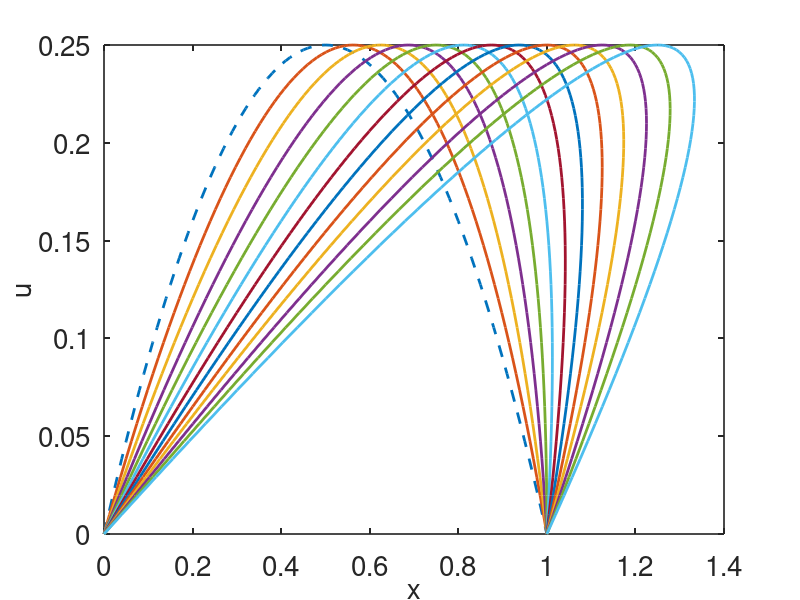

Recreate this plot in MATLAB.
% solve the pde u_y +f(u,t,x) u_x = g(u,t,x) by method of characteristics

function pde_by_moc

set(0,                           ...
   'defaultaxesfontsize', 20,   ...
   'defaultaxeslinewidth', 1.2, ...
   'defaultlinelinewidth', 2.0, ...
   'defaultpatchlinewidth', 0.7); 
% set the x variable
% spatial grid
dx = 0.01;
x0 = [0:dx:1];
N = length(x0);
%initial data
u =x0.*(1-x0);
x = x0;
t_end = 3;
tstep = 0.25;
%specify the output points
tspan = [0:tstep:t_end];

s0=[x';u'];
 figure(1)
    
    plot(x,u,'--','linewidth',2)
    xlabel('x','fontsize', 20)
    ylabel('u','fontsize', 20)
    
    hold on
 
[T,S] = ode23s(@deRHS,tspan, s0 );  

%plot the solution
% each row of S is a parametric representation of u, vs x
Tn = length(T);
N = length(x);
for j = 2:Tn
    figure(1)
    
    plot(S(j,1:N),S(j,N+1:2*N),'linewidth',2)
    hold on
end
hold off



%the right hand side for ode simulation:
function s_prime=deRHS(t,s)

 N = length(s);
 x = s(1:N/2);
 u = s(N/2+1:N);
 
 % specify the MoC equations
 % u_t + Fx u_x = Fu
Fx = u;
Fu = zeros(N/2,1);
 
s_prime = [Fx; Fu];
